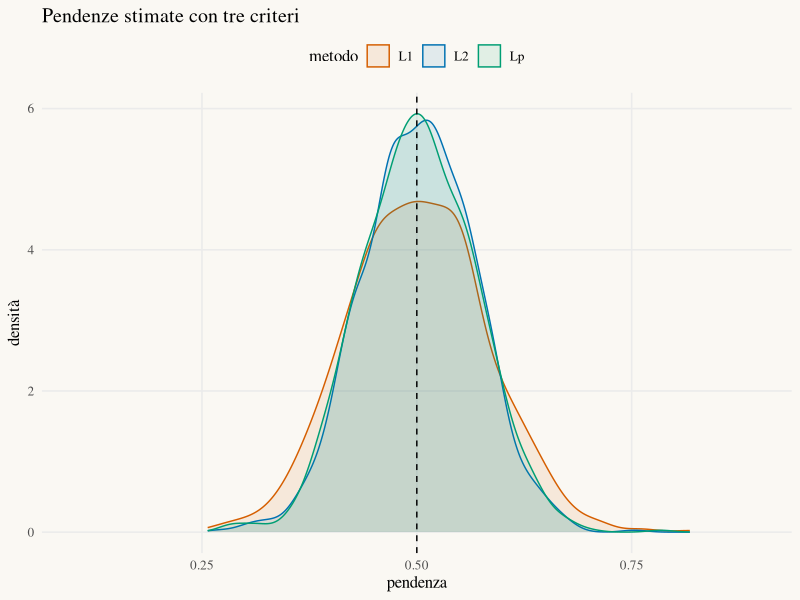

This chart was generated by the following R code:
# ───────────────────────────────────────────────────────────────
# StatAtlas · Lab 11 — Regressione L1, L2 e Lp
# Errori: Normali · con R ≥ 4.1 e lo stesso seed si ottengono gli stessi campioni.
# ───────────────────────────────────────────────────────────────
library(tidyverse)

set.seed(2026)
n <- 30; M <- 1000; sigma <- 1; p <- 1.5; b0 <- 1; b1 <- 0.5
x <- (seq_len(n) - 0.5) / n * 10
errori <- function(n) rnorm(n)

# Regressione Lp per minimi quadrati ponderati iterativi (IRLS) (stesso algoritmo di StatAtlas)
fit_lp <- function(x, y, p, maxit = 500) {
  w <- rep(1, length(x))
  wls <- function(w) { coef(lm(y ~ x, weights = w)) }
  b <- wls(w)
  if (p == 2) return(b)
  for (i in seq_len(maxit)) {
    w <- pmax(abs(y - b[1] - b[2] * x), 1e-6)^(p - 2)
    b_new <- wls(w)
    if (sum(abs(b_new - b)) < 1e-10) { b <- b_new; break }
    b <- b_new
  }
  b
}
# Per L1 esiste anche l’algoritmo esatto: quantreg::rq(y ~ x, tau = 0.5)

sim <- tibble(replica = seq_len(M)) |>
  mutate(y  = map(replica, \(r) b0 + b1 * x + sigma * errori(n)),
         L2 = map_dbl(y, \(y) fit_lp(x, y, 2)[2]),
         L1 = map_dbl(y, \(y) fit_lp(x, y, 1)[2]),
         Lp = map_dbl(y, \(y) fit_lp(x, y, p)[2]))

stime <- sim |> dplyr::select(L2, L1, Lp) |> pivot_longer(everything(), names_to = "metodo", values_to = "pendenza")
stime |> group_by(metodo) |>
  summarise(media = mean(pendenza), dev_std = sd(pendenza), iqr = IQR(pendenza), mse = mean((pendenza - b1)^2))

theme_statatlas <- function(base_size = 12) {
  theme_minimal(base_size = base_size, base_family = "serif") +
    theme(panel.grid.minor = element_blank(), legend.position = "top",
          plot.background = element_rect(fill = "#FAF8F3", colour = NA))
}

ggplot(stime, aes(pendenza, colour = metodo, fill = metodo)) +
  geom_density(alpha = 0.1) +
  geom_vline(xintercept = b1, linetype = "dashed") +
  scale_colour_manual(values = c(L2 = "#0072B2", L1 = "#D55E00", Lp = "#009E73"), aesthetics = c("colour", "fill")) +
  coord_cartesian(xlim = b1 + c(-1, 1) * 0.3966) +
  labs(title = "Pendenze stimate con tre criteri", x = "pendenza", y = "densità") +
  theme_statatlas()
